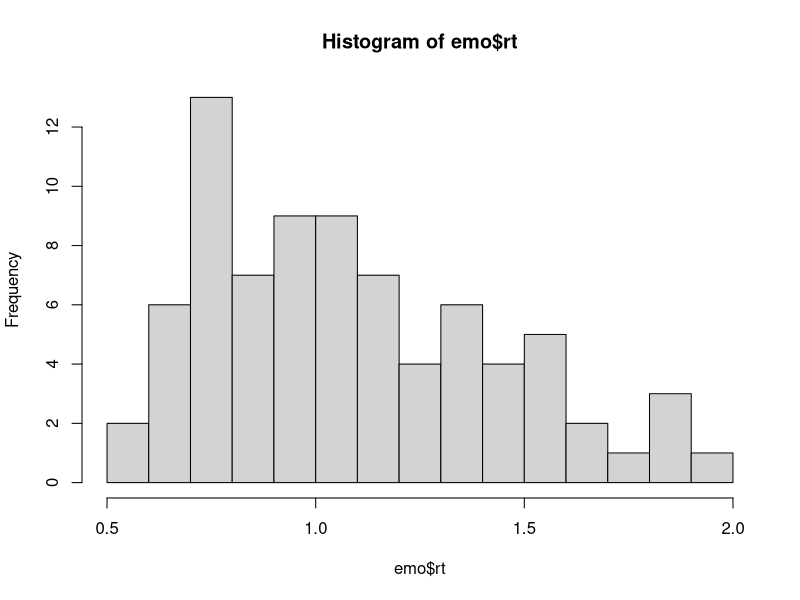
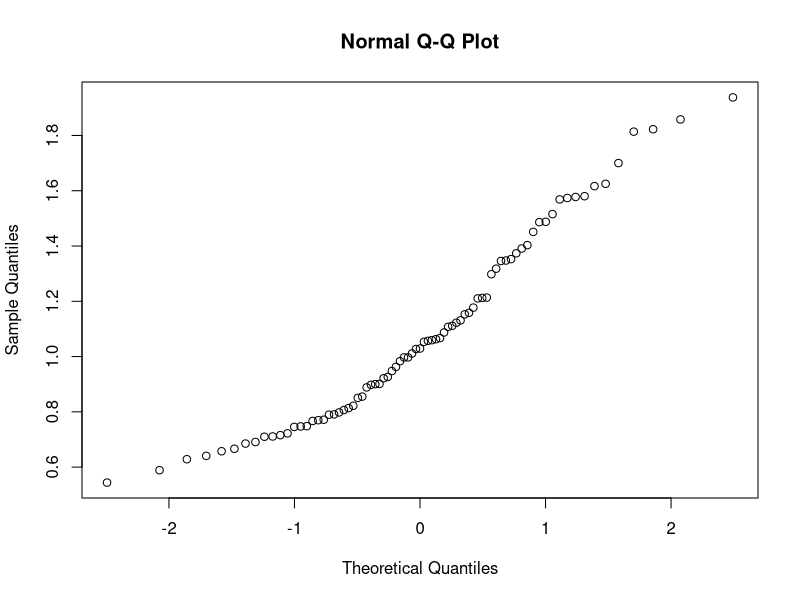
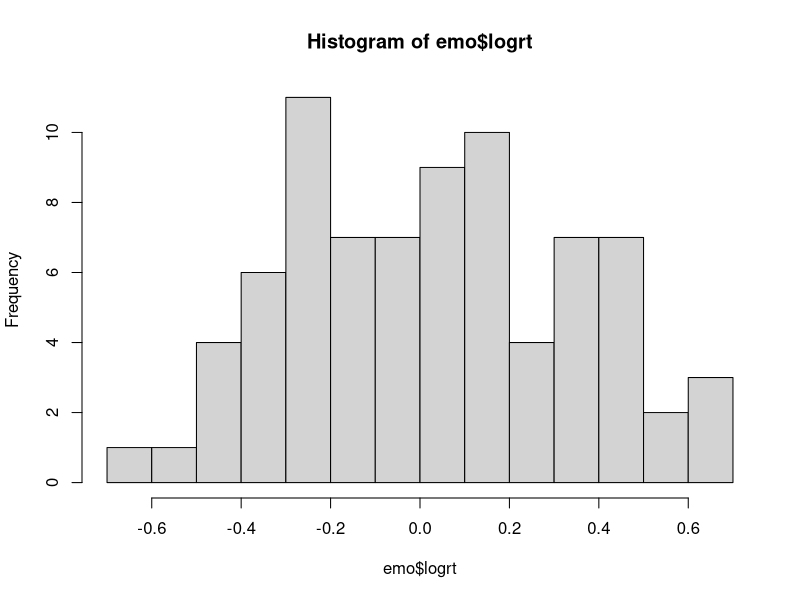
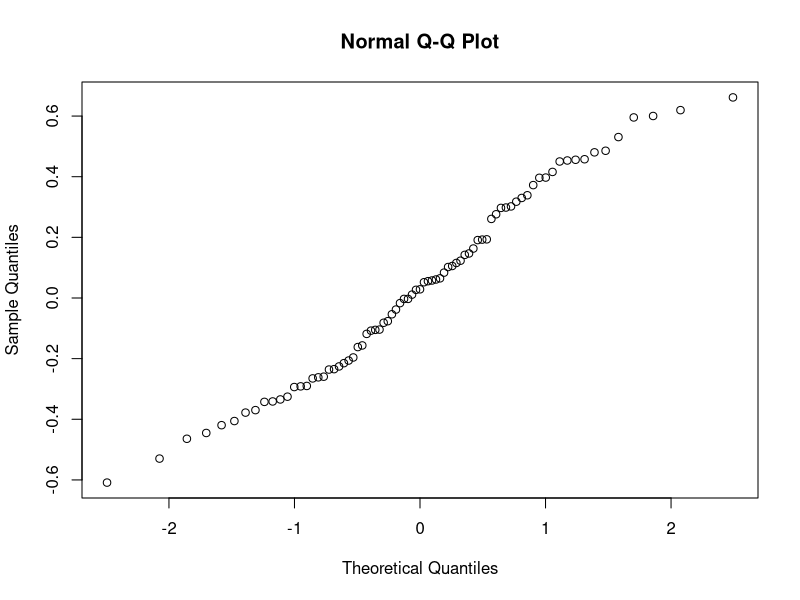
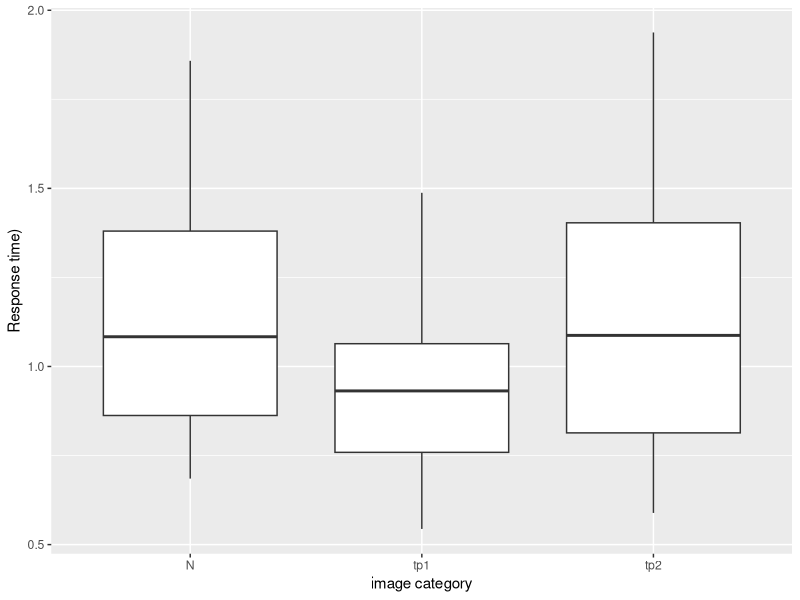

The R source for these figures, in order:
## ---- chunk 1
#Set working directory
setwd("C:/Users/Ejer/Desktop/Intro to Cog.Sci - instructor/Emotions and Reasoning/emotion_type1_and_type2/emotion_systems_data")
#Load data
emo<- read.csv("p (2017-08-28 15-02-06).csv", sep=";")
## ---- chunk 2
#Remove NAs
emo<-subset(emo,emo$rt!="NA")
emo<-subset(emo,emo$rt>0)
## ---- chunk 3
# A table showing the proportion of males drawn left as a function of the independent variables
aggdata <-aggregate(emo$emotion_judge,
    by=list(emo$category),
                    FUN=mean, na.rm=TRUE)
library(reshape)
names(aggdata)<-c('Image category','% emotional')
aggdata

aggdata <-aggregate(emo$rt,
    by=list(emo$category),
                    FUN=mean, na.rm=TRUE)
library(reshape)
names(aggdata)<-c('Image category','mean RT')
aggdata
## ---- chunk 4
emo_model<-lm(rt~category,data=emo)
anova(emo_model)
summary(emo_model)
## ---- chunk 5
#histogram
hist(emo$rt,breaks=10)

#Q-Q-plot
qqnorm(emo$rt)
## ---- chunk 6
#make a log-transformation
emo$logrt=log(emo$rt)
#histogram
hist(emo$logrt,breaks=10)
#Q-Q-plot
qqnorm(emo$logrt)

## ---- chunk 7
library(ggplot2)

ggplot(emo, aes(x = category , y = rt)) +
  geom_boxplot() + labs(x = "image category", y = "Response time)")
